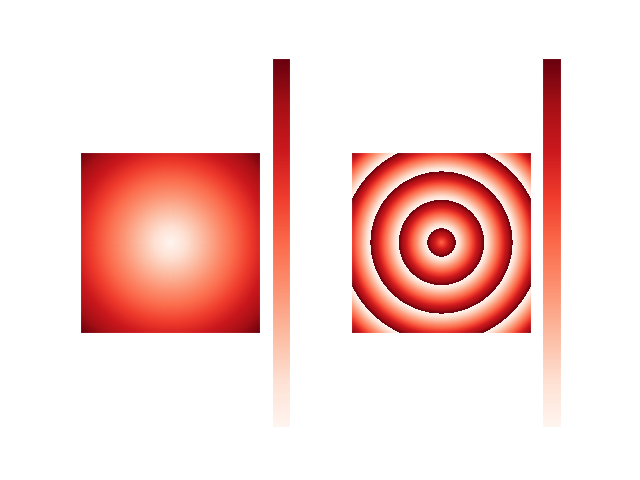
#> input picture demo2.png, 640 x 480 px
$ python Cordenadas.py   (older library calls are emulated)
#> lines starting #> are read from the running program, lines starting #| are printed output that depends on the picture; after the words box and inside, x2 and y2 are one past the last pixel; in counts of white or black regions, pixels touching at a corner belong together
import cv2
import numpy as np

#open image
img = cv2.imread('demo2.png')
#> img is the input picture: shape (480, 640, 3); mean B, G, R 213.2, 216.9, 248.2

#convert to black and white
bw = cv2.cvtColor(img, cv2.COLOR_BGR2GRAY)
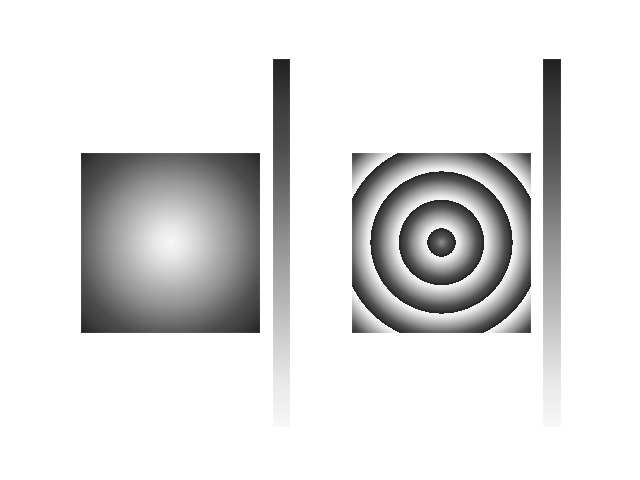
#> bw: shape (480, 640); min 32, max 255, mean 225.8

#threshold image
ret, thresh = cv2.threshold(bw, 127, 255, 0)
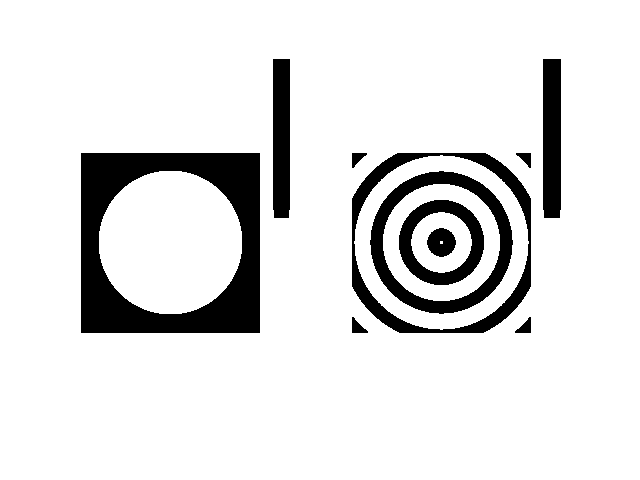
#> thresh: shape (480, 640); 88.4% white; 11 black regions

#find contours
im2, contours, hierarchy = cv2.findContours(
    thresh, cv2.RETR_TREE, cv2.CHAIN_APPROX_SIMPLE)
#> contours = 17 contours, 1 with area under 20; largest, box (x1, y1, x2, y2) and area: (0, 0, 640, 480) 306081, (80, 152, 261, 334) 32578, (351, 152, 532, 334) 29115, (354, 155, 529, 330) 23528, (369, 170, 514, 315) 16054

#obtain the first 2 points of contours
cntx1 = contours[0][0]
#> cntx1 = [[0, 0]]
cntx = contours[0][1]
#> cntx = [[0, 479]]

#convert coords to points
pt1 = (cntx1[0][0], cntx1[0][1])
#> pt1 = (0, 0)
pt2 = (cntx[0][0], cntx[0][1])
#> pt2 = (0, 479)

#draw circles on coordinates
cv2.circle(img, pt1, 5, (0, 255, 0), -1)
#> img: shape (480, 640, 3); 0.01% of pixels changed, all inside (x1, y1, x2, y2) = (0, 0, 6, 6)
cv2.circle(img, pt2, 5, (0, 255, 0), -1)
#> img: shape (480, 640, 3); mean B, G, R 213.1, 216.9, 248.2

#display the image
cv2.imshow('f', img)

cv2.waitKey(0)
cv2.destroyAllWindows()
